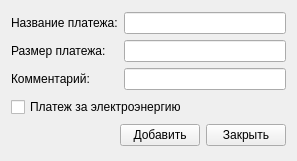
<?xml version="1.0" encoding="UTF-8"?>
<ui version="4.0">
 <class>Form</class>
 <widget class="QWidget" name="Form">
  <property name="geometry">
   <rect>
    <x>0</x>
    <y>0</y>
    <width>297</width>
    <height>161</height>
   </rect>
  </property>
  <property name="windowTitle">
   <string>Добавление вида платежа</string>
  </property>
  <layout class="QVBoxLayout" name="verticalLayout_3">
   <item>
    <layout class="QHBoxLayout" name="horizontalLayout">
     <item>
      <layout class="QVBoxLayout" name="verticalLayout">
       <item>
        <widget class="QLabel" name="label">
         <property name="maximumSize">
          <size>
           <width>109</width>
           <height>16777215</height>
          </size>
         </property>
         <property name="text">
          <string>Название платежа:</string>
         </property>
        </widget>
       </item>
       <item>
        <widget class="QLabel" name="label_2">
         <property name="maximumSize">
          <size>
           <width>109</width>
           <height>16777215</height>
          </size>
         </property>
         <property name="text">
          <string>Размер платежа:</string>
         </property>
        </widget>
       </item>
       <item>
        <widget class="QLabel" name="label_3">
         <property name="maximumSize">
          <size>
           <width>109</width>
           <height>16777215</height>
          </size>
         </property>
         <property name="text">
          <string>Комментарий:</string>
         </property>
        </widget>
       </item>
      </layout>
     </item>
     <item>
      <layout class="QVBoxLayout" name="verticalLayout_2">
       <item>
        <widget class="QLineEdit" name="kind_lineEdit"/>
       </item>
       <item>
        <widget class="QLineEdit" name="value_lineEdit"/>
       </item>
       <item>
        <widget class="QLineEdit" name="comment_lineEdit"/>
       </item>
      </layout>
     </item>
    </layout>
   </item>
   <item>
    <widget class="QCheckBox" name="electric_checkBox">
     <property name="text">
      <string>Платеж за электроэнергию</string>
     </property>
    </widget>
   </item>
   <item>
    <layout class="QHBoxLayout" name="horizontalLayout_2">
     <item>
      <spacer name="horizontalSpacer">
       <property name="orientation">
        <enum>Qt::Horizontal</enum>
       </property>
       <property name="sizeHint" stdset="0">
        <size>
         <width>40</width>
         <height>20</height>
        </size>
       </property>
      </spacer>
     </item>
     <item>
      <widget class="QPushButton" name="ok_pushButton">
       <property name="text">
        <string>Добавить</string>
       </property>
      </widget>
     </item>
     <item>
      <widget class="QPushButton" name="close_pushButton">
       <property name="text">
        <string>Закрыть</string>
       </property>
      </widget>
     </item>
    </layout>
   </item>
  </layout>
 </widget>
 <resources/>
 <connections/>
</ui>
